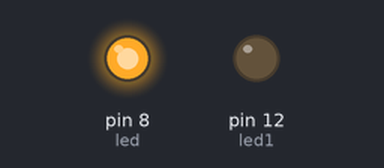
A sketch run on a simulated Arduino Uno, built with avr-gcc and run on an emulated ATmega328P. Shown: output pins drawn as LEDs (lit = HIGH).

Above: at 0.5 s.
At 2.5 s:
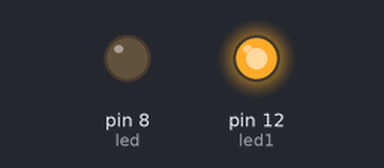
At 3.5 s:
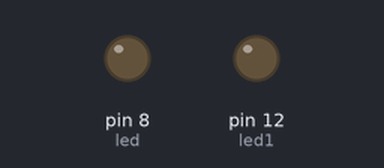
Timing chart, 0 to 5.2 s (numbered marks = the images above):
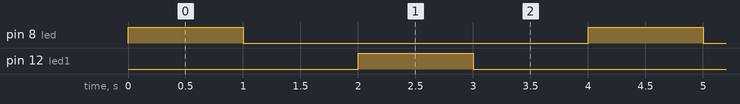

Measured:
- by itself, pin 8 (led), pin 12 (led1): alternates HIGH for 1.0 s and LOW for 3.0 s
- by itself, everything shown: repeats every 4.0 s, in 4 steps

The sketch:

led2.ino
```cpp
int led = 8;
int led1= 12;

void setup () {
    pinMode ( led, OUTPUT);
    pinMode (led1, OUTPUT);
}

void loop() {
    digitalWrite(led , HIGH);
    delay(1000);
    digitalWrite( led,LOW);
    delay(1000);
    digitalWrite (led1,HIGH);
    delay(1000);
    digitalWrite(led1,LOW);
    delay(1000);
}
```
